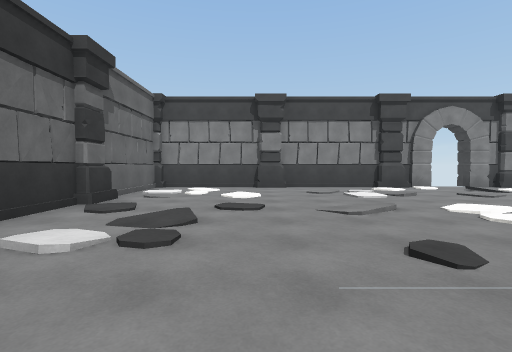
view 1 (above)

20 first-person views from a walk through a 3-D level made in the Unity game engine. The camera is 1.4 m above the floor, tilts 2° down and sees 85° across. The floor is counted in squares, 2 m on a side. Each view is taken from the middle of a square. On the plan, view 1 faces up. The plan holds only what a view shows up to about 9 squares ahead; the rest is blank. The place goes on beyond the plan. Some animated figures are not drawn. Some surface patterns are stand-ins.

view 2
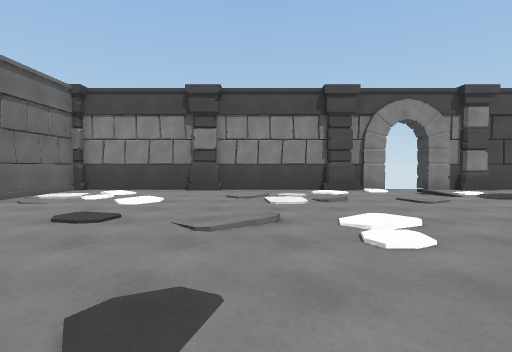

view 3
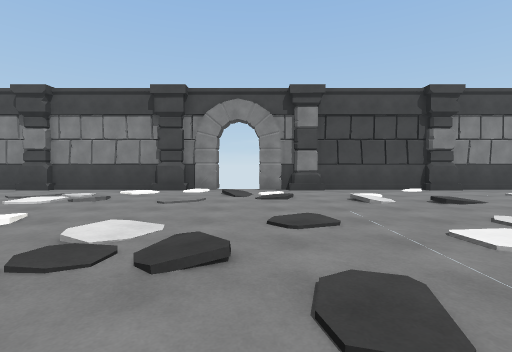

view 4
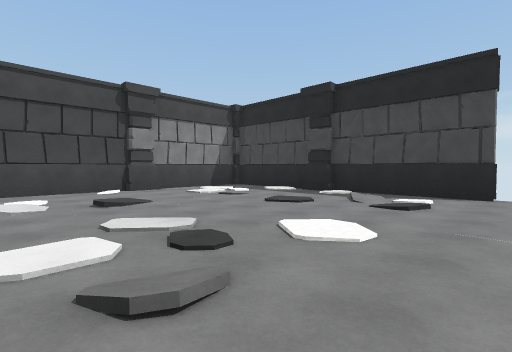

view 5
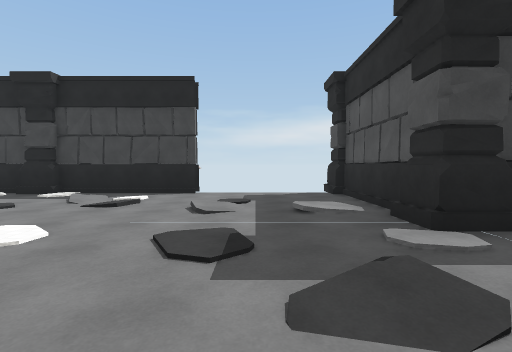

view 6
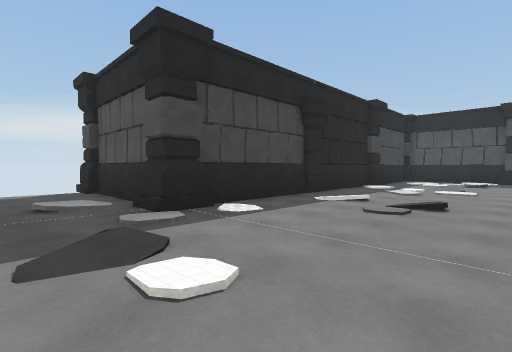

view 7
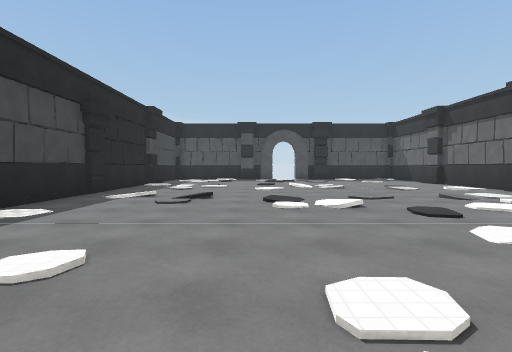

view 8
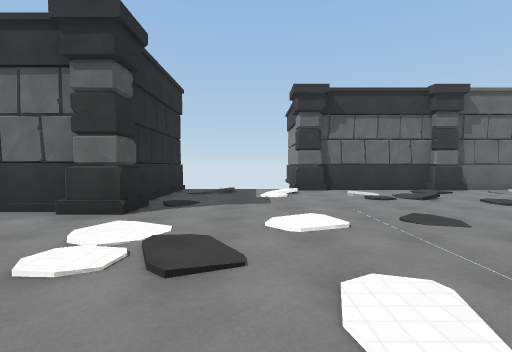

view 9
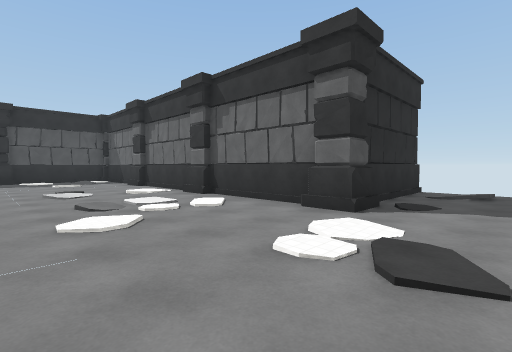

view 10
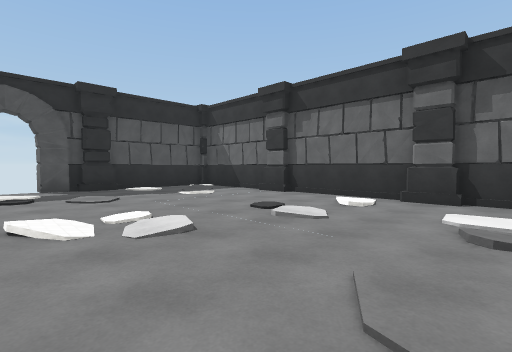

view 11
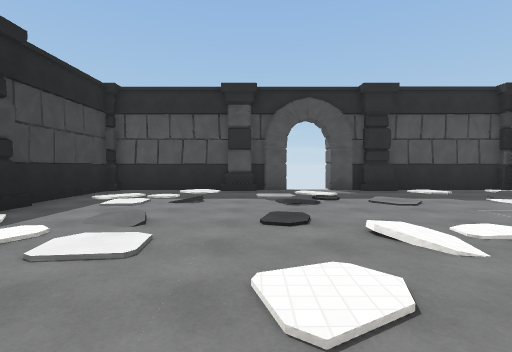

view 12
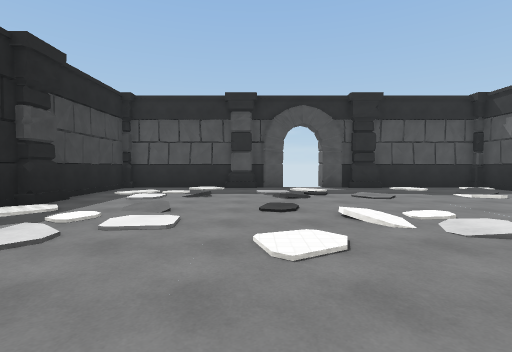

view 13
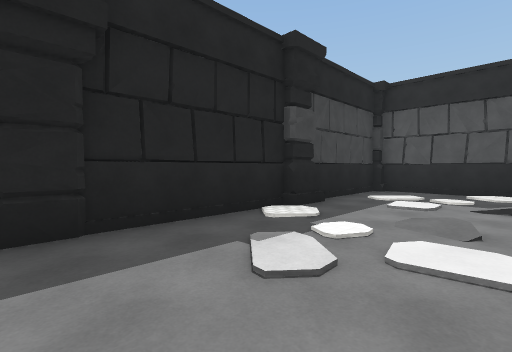

view 14
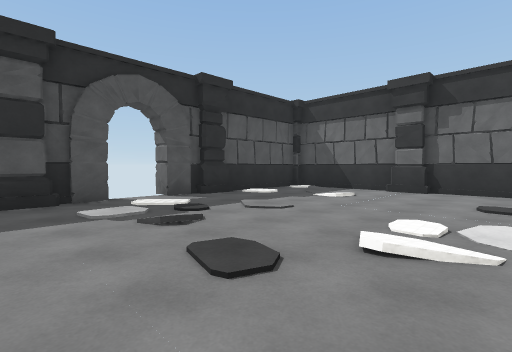

view 15
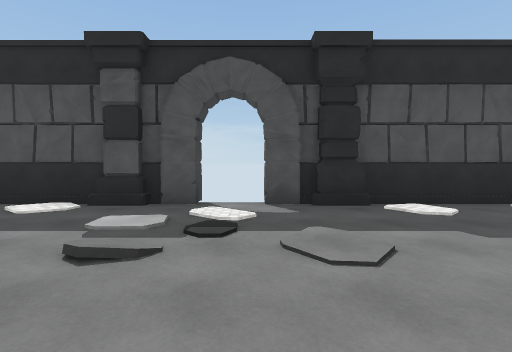

view 16
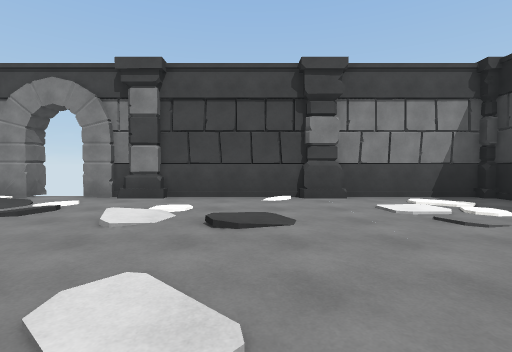

view 17
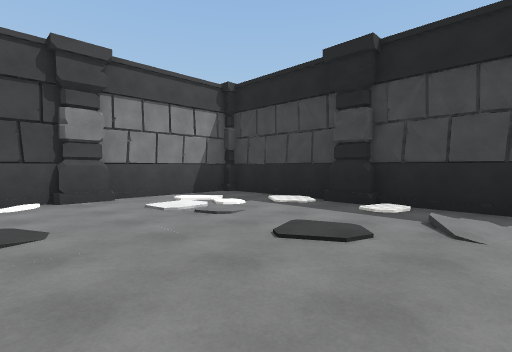

view 18
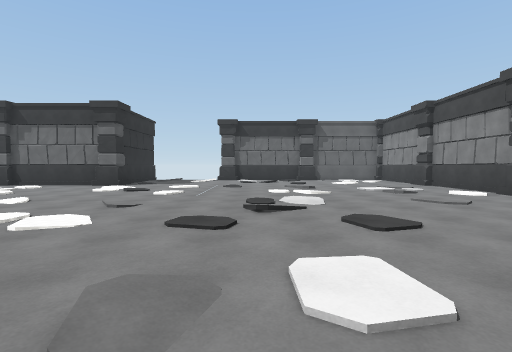

view 19
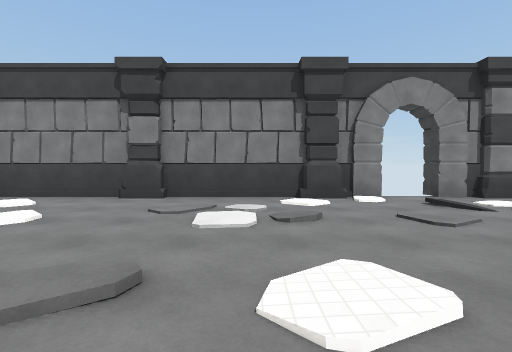

view 20
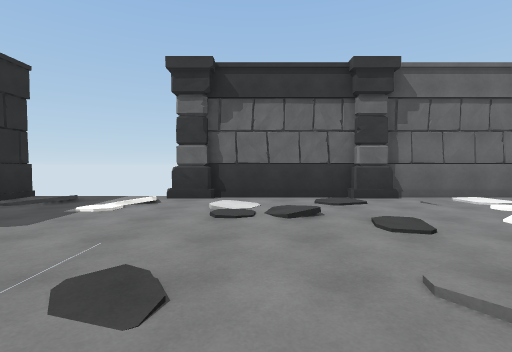

### Floor plan
Key: @ floor where view 1 was taken; # wall or solid block; x gap in a wall; . floor; / step, stairs or slope.
Columns run from 4 left of view 1 to 17 right of it. Each row starts with its distance up from view 1.
 10 ##########xx#########
  9 #...//..............##
  8 #....................#
  7 #....................#
  6 #...................##
  5 #...................##
  4 #....................#
  3 #....................#
  2 ##...................#
  1 ##...................
  0  ...@................
 -1  ....................
 -2  ...#//.........##..##
 -3 #####/..........#####
 -4     #.........../#
 -5     #..........//#
 -6     #..........//#
 -7     #.........../#
 -8     #.........../#
 -9     #.........../#
-10     #...........##
-11     #...........##
-12     #.........../#
-13     #.........../#
-14     ##..##..////##
-15      #### xx#####

Where each view was taken, in squares from view 1:
view 1: 0 up, 0 right, facing up
view 2: 1 up, 2 right, facing up
view 3: 1 up, 7 right, facing up
view 4: 1 up, 9 right, facing up-right
view 5: 0 up, 9 right, facing right
view 6: 0 up, 8 right, facing down-right
view 7: 1 up, 8 right, facing down
view 8: 0 up, 5 right, facing left
view 9: 0 up, 5 right, facing down-left
view 10: 5 down, 7 right, facing down-left
view 11: 6 down, 8 right, facing down
view 12: 5 down, 8 right, facing down
view 13: 6 down, 9 right, facing down-right
view 14: 8 down, 9 right, facing down-left
view 15: 9 down, 6 right, facing down
view 16: 3 up, 11 right, facing up
view 17: 3 up, 11 right, facing up-right
view 18: 3 up, 11 right, facing left
view 19: 3 up, 3 right, facing up
view 20: 3 up, 3 right, facing left
